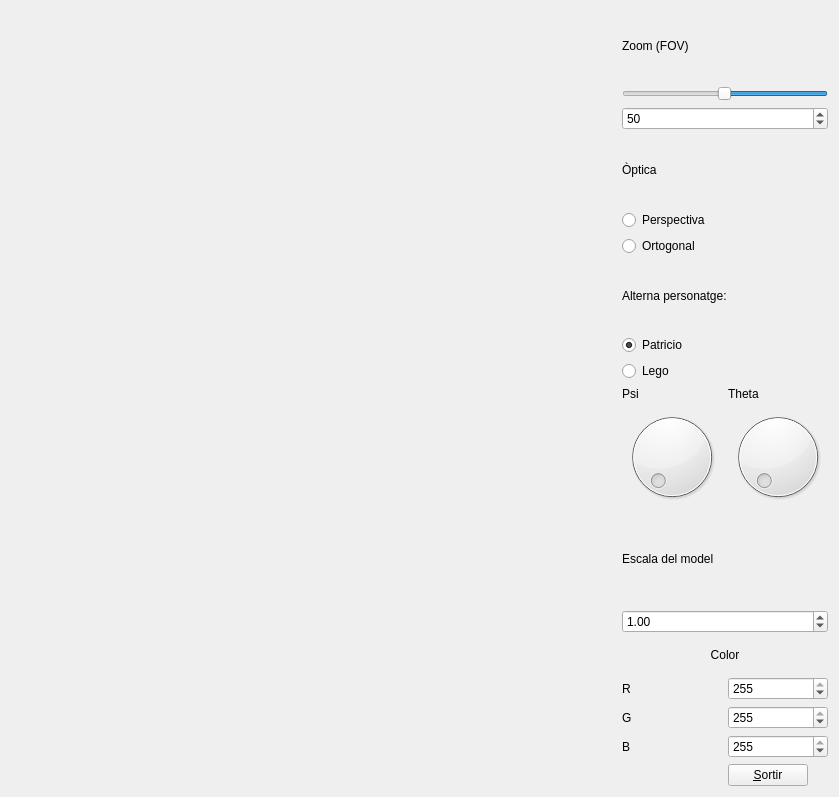
<?xml version="1.0" encoding="UTF-8"?>
<ui version="4.0">
 <class>MyForm</class>
 <widget class="QWidget" name="MyForm">
  <property name="geometry">
   <rect>
    <x>0</x>
    <y>0</y>
    <width>839</width>
    <height>797</height>
   </rect>
  </property>
  <property name="windowTitle">
   <string>IDI-Lab</string>
  </property>
  <layout class="QGridLayout" name="gridLayout">
   <item row="0" column="0" rowspan="7">
    <widget class="MyGLWidget" name="widget" native="true">
     <property name="sizePolicy">
      <sizepolicy hsizetype="Expanding" vsizetype="Expanding">
       <horstretch>0</horstretch>
       <verstretch>0</verstretch>
      </sizepolicy>
     </property>
    </widget>
   </item>
   <item row="0" column="1" colspan="2">
    <layout class="QVBoxLayout" name="verticalLayout_7">
     <item>
      <widget class="QLabel" name="label">
       <property name="text">
        <string>Zoom (FOV)</string>
       </property>
      </widget>
     </item>
     <item>
      <widget class="ZoomSlider" name="horizontalSlider">
       <property name="sizePolicy">
        <sizepolicy hsizetype="Minimum" vsizetype="Fixed">
         <horstretch>0</horstretch>
         <verstretch>0</verstretch>
        </sizepolicy>
       </property>
       <property name="value">
        <number>50</number>
       </property>
       <property name="orientation">
        <enum>Qt::Horizontal</enum>
       </property>
       <property name="invertedAppearance">
        <bool>true</bool>
       </property>
       <property name="invertedControls">
        <bool>true</bool>
       </property>
      </widget>
     </item>
     <item>
      <widget class="QSpinBox" name="spinBox">
       <property name="value">
        <number>50</number>
       </property>
      </widget>
     </item>
    </layout>
   </item>
   <item row="1" column="1">
    <layout class="QVBoxLayout" name="verticalLayout_3">
     <item>
      <widget class="QLabel" name="label_2">
       <property name="text">
        <string>Òptica</string>
       </property>
      </widget>
     </item>
     <item>
      <widget class="QRadioButton" name="radioButton">
       <property name="text">
        <string>Perspectiva</string>
       </property>
       <property name="checked">
        <bool>true</bool>
       </property>
      </widget>
     </item>
     <item>
      <widget class="QRadioButton" name="radioButton_2">
       <property name="text">
        <string>Ortogonal</string>
       </property>
      </widget>
     </item>
    </layout>
   </item>
   <item row="2" column="1" colspan="2">
    <layout class="QVBoxLayout" name="verticalLayout">
     <item>
      <widget class="QLabel" name="label_4">
       <property name="text">
        <string>Alterna personatge:</string>
       </property>
      </widget>
     </item>
     <item>
      <widget class="QRadioButton" name="radioButton_5">
       <property name="text">
        <string>Patricio</string>
       </property>
       <property name="checked">
        <bool>true</bool>
       </property>
      </widget>
     </item>
     <item>
      <widget class="QRadioButton" name="radioButton_6">
       <property name="text">
        <string>Lego</string>
       </property>
       <property name="checked">
        <bool>false</bool>
       </property>
      </widget>
     </item>
    </layout>
   </item>
   <item row="3" column="1">
    <layout class="QVBoxLayout" name="verticalLayout_2">
     <item>
      <widget class="QLabel" name="label_5">
       <property name="text">
        <string>Psi</string>
       </property>
      </widget>
     </item>
     <item>
      <widget class="QDial" name="dial">
       <property name="maximum">
        <number>360</number>
       </property>
       <property name="singleStep">
        <number>1</number>
       </property>
      </widget>
     </item>
    </layout>
   </item>
   <item row="3" column="2">
    <layout class="QVBoxLayout" name="verticalLayout_4">
     <item>
      <widget class="QLabel" name="label_6">
       <property name="text">
        <string>Theta</string>
       </property>
      </widget>
     </item>
     <item>
      <widget class="QDial" name="dial_2">
       <property name="maximum">
        <number>360</number>
       </property>
      </widget>
     </item>
    </layout>
   </item>
   <item row="4" column="1" colspan="2">
    <layout class="QVBoxLayout" name="verticalLayout_5">
     <item>
      <widget class="QLabel" name="label_3">
       <property name="text">
        <string>Escala del model</string>
       </property>
      </widget>
     </item>
     <item>
      <widget class="QDoubleSpinBox" name="doubleSpinBox">
       <property name="singleStep">
        <double>0.050000000000000</double>
       </property>
       <property name="value">
        <double>1.000000000000000</double>
       </property>
      </widget>
     </item>
    </layout>
   </item>
   <item row="6" column="2">
    <widget class="QPushButton" name="pushButton">
     <property name="sizePolicy">
      <sizepolicy hsizetype="Fixed" vsizetype="Fixed">
       <horstretch>0</horstretch>
       <verstretch>0</verstretch>
      </sizepolicy>
     </property>
     <property name="text">
      <string>&amp;Sortir</string>
     </property>
    </widget>
   </item>
   <item row="5" column="1" colspan="2">
    <layout class="QVBoxLayout" name="verticalLayout_6">
     <item>
      <widget class="MyLabel" name="label_7">
       <property name="text">
        <string>Color</string>
       </property>
       <property name="alignment">
        <set>Qt::AlignCenter</set>
       </property>
      </widget>
     </item>
     <item>
      <layout class="QHBoxLayout" name="horizontalLayout">
       <item>
        <widget class="QLabel" name="label_8">
         <property name="text">
          <string>R</string>
         </property>
        </widget>
       </item>
       <item>
        <widget class="QSpinBox" name="spinBox_2">
         <property name="maximum">
          <number>255</number>
         </property>
         <property name="value">
          <number>255</number>
         </property>
        </widget>
       </item>
      </layout>
     </item>
     <item>
      <layout class="QHBoxLayout" name="horizontalLayout_2">
       <item>
        <widget class="QLabel" name="label_9">
         <property name="text">
          <string>G</string>
         </property>
        </widget>
       </item>
       <item>
        <widget class="QSpinBox" name="spinBox_3">
         <property name="maximum">
          <number>255</number>
         </property>
         <property name="value">
          <number>255</number>
         </property>
        </widget>
       </item>
      </layout>
     </item>
     <item>
      <layout class="QHBoxLayout" name="horizontalLayout_3">
       <item>
        <widget class="QLabel" name="label_10">
         <property name="text">
          <string>B</string>
         </property>
        </widget>
       </item>
       <item>
        <widget class="QSpinBox" name="spinBox_4">
         <property name="maximum">
          <number>255</number>
         </property>
         <property name="value">
          <number>255</number>
         </property>
        </widget>
       </item>
      </layout>
     </item>
    </layout>
   </item>
  </layout>
 </widget>
 <customwidgets>
  <customwidget>
   <class>MyGLWidget</class>
   <extends>QWidget</extends>
   <header>MyGLWidget.h</header>
   <container>1</container>
   <slots>
    <signal>escalat(int)</signal>
    <signal>psi(int)</signal>
    <signal>theta(int)</signal>
    <signal>enviaProjectionOrtho(bool)</signal>
    <signal>enviaProjectionPersp(bool)</signal>
    <signal>enviaZoom(int)</signal>
    <signal>enviaPsi(int)</signal>
    <signal>enviaTheta(int)</signal>
    <signal>enviaScale(double)</signal>
    <signal>enviaIniColor(int,int,int)</signal>
    <slot>setZoom(int)</slot>
    <slot>setProjectionPersp()</slot>
    <slot>setProjectionOrtho()</slot>
    <slot>tracta_valueChanged(int)</slot>
    <slot>canvia_Personatges(bool)</slot>
    <slot>canvia_Prespectiva(bool)</slot>
    <slot>canvia_FactorEscala(int)</slot>
    <slot>canvia_Psi(int)</slot>
    <slot>canvia_Theta(int)</slot>
    <slot>canvia_Color_Terra(int,int,int)</slot>
    <slot>setPersonatgeLego()</slot>
    <slot>setPersonatgePat()</slot>
    <slot>setPsi(int)</slot>
    <slot>setTheta(int)</slot>
    <slot>setScale(double)</slot>
    <slot>setColor(int,int,int)</slot>
   </slots>
  </customwidget>
  <customwidget>
   <class>ZoomSlider</class>
   <extends>QSlider</extends>
   <header>zoomslider.h</header>
   <slots>
    <signal>enviaZoom(int)</signal>
    <slot>tractaZoom()</slot>
   </slots>
  </customwidget>
  <customwidget>
   <class>MyLabel</class>
   <extends>QLabel</extends>
   <header>mylabel.h</header>
   <slots>
    <signal>changeColor(int,int,int)</signal>
    <signal>sendR(int)</signal>
    <signal>sendB(int)</signal>
    <signal>sendG(int)</signal>
    <slot>setRed(int)</slot>
    <slot>setBlue(int)</slot>
    <slot>setGreen(int)</slot>
    <slot>setIniColor(int,int,int)</slot>
   </slots>
  </customwidget>
 </customwidgets>
 <resources/>
 <connections>
  <connection>
   <sender>pushButton</sender>
   <signal>clicked()</signal>
   <receiver>MyForm</receiver>
   <slot>close()</slot>
   <hints>
    <hint type="sourcelabel">
     <x>818</x>
     <y>790</y>
    </hint>
    <hint type="destinationlabel">
     <x>838</x>
     <y>529</y>
    </hint>
   </hints>
  </connection>
  <connection>
   <sender>horizontalSlider</sender>
   <signal>valueChanged(int)</signal>
   <receiver>spinBox</receiver>
   <slot>setValue(int)</slot>
   <hints>
    <hint type="sourcelabel">
     <x>708</x>
     <y>69</y>
    </hint>
    <hint type="destinationlabel">
     <x>706</x>
     <y>84</y>
    </hint>
   </hints>
  </connection>
  <connection>
   <sender>spinBox</sender>
   <signal>valueChanged(int)</signal>
   <receiver>horizontalSlider</receiver>
   <slot>setValue(int)</slot>
   <hints>
    <hint type="sourcelabel">
     <x>654</x>
     <y>106</y>
    </hint>
    <hint type="destinationlabel">
     <x>733</x>
     <y>49</y>
    </hint>
   </hints>
  </connection>
  <connection>
   <sender>horizontalSlider</sender>
   <signal>valueChanged(int)</signal>
   <receiver>horizontalSlider</receiver>
   <slot>tractaZoom()</slot>
   <hints>
    <hint type="sourcelabel">
     <x>682</x>
     <y>64</y>
    </hint>
    <hint type="destinationlabel">
     <x>682</x>
     <y>61</y>
    </hint>
   </hints>
  </connection>
  <connection>
   <sender>horizontalSlider</sender>
   <signal>enviaZoom(int)</signal>
   <receiver>widget</receiver>
   <slot>setZoom(int)</slot>
   <hints>
    <hint type="sourcelabel">
     <x>739</x>
     <y>59</y>
    </hint>
    <hint type="destinationlabel">
     <x>610</x>
     <y>27</y>
    </hint>
   </hints>
  </connection>
  <connection>
   <sender>radioButton_2</sender>
   <signal>clicked()</signal>
   <receiver>widget</receiver>
   <slot>setProjectionOrtho()</slot>
   <hints>
    <hint type="sourcelabel">
     <x>682</x>
     <y>218</y>
    </hint>
    <hint type="destinationlabel">
     <x>610</x>
     <y>184</y>
    </hint>
   </hints>
  </connection>
  <connection>
   <sender>radioButton</sender>
   <signal>clicked()</signal>
   <receiver>widget</receiver>
   <slot>setProjectionPersp()</slot>
   <hints>
    <hint type="sourcelabel">
     <x>722</x>
     <y>186</y>
    </hint>
    <hint type="destinationlabel">
     <x>610</x>
     <y>136</y>
    </hint>
   </hints>
  </connection>
  <connection>
   <sender>radioButton_5</sender>
   <signal>clicked()</signal>
   <receiver>widget</receiver>
   <slot>setPersonatgePat()</slot>
   <hints>
    <hint type="sourcelabel">
     <x>687</x>
     <y>297</y>
    </hint>
    <hint type="destinationlabel">
     <x>550</x>
     <y>252</y>
    </hint>
   </hints>
  </connection>
  <connection>
   <sender>radioButton_6</sender>
   <signal>clicked()</signal>
   <receiver>widget</receiver>
   <slot>setPersonatgeLego()</slot>
   <hints>
    <hint type="sourcelabel">
     <x>659</x>
     <y>330</y>
    </hint>
    <hint type="destinationlabel">
     <x>563</x>
     <y>303</y>
    </hint>
   </hints>
  </connection>
  <connection>
   <sender>widget</sender>
   <signal>enviaProjectionPersp(bool)</signal>
   <receiver>radioButton</receiver>
   <slot>setChecked(bool)</slot>
   <hints>
    <hint type="sourcelabel">
     <x>456</x>
     <y>155</y>
    </hint>
    <hint type="destinationlabel">
     <x>644</x>
     <y>183</y>
    </hint>
   </hints>
  </connection>
  <connection>
   <sender>widget</sender>
   <signal>enviaProjectionOrtho(bool)</signal>
   <receiver>radioButton_2</receiver>
   <slot>setChecked(bool)</slot>
   <hints>
    <hint type="sourcelabel">
     <x>545</x>
     <y>224</y>
    </hint>
    <hint type="destinationlabel">
     <x>650</x>
     <y>222</y>
    </hint>
   </hints>
  </connection>
  <connection>
   <sender>widget</sender>
   <signal>enviaZoom(int)</signal>
   <receiver>spinBox</receiver>
   <slot>setValue(int)</slot>
   <hints>
    <hint type="sourcelabel">
     <x>441</x>
     <y>98</y>
    </hint>
    <hint type="destinationlabel">
     <x>627</x>
     <y>98</y>
    </hint>
   </hints>
  </connection>
  <connection>
   <sender>dial</sender>
   <signal>valueChanged(int)</signal>
   <receiver>widget</receiver>
   <slot>setPsi(int)</slot>
   <hints>
    <hint type="sourcelabel">
     <x>677</x>
     <y>382</y>
    </hint>
    <hint type="destinationlabel">
     <x>585</x>
     <y>390</y>
    </hint>
   </hints>
  </connection>
  <connection>
   <sender>dial_2</sender>
   <signal>valueChanged(int)</signal>
   <receiver>widget</receiver>
   <slot>setTheta(int)</slot>
   <hints>
    <hint type="sourcelabel">
     <x>775</x>
     <y>408</y>
    </hint>
    <hint type="destinationlabel">
     <x>589</x>
     <y>471</y>
    </hint>
   </hints>
  </connection>
  <connection>
   <sender>widget</sender>
   <signal>enviaPsi(int)</signal>
   <receiver>dial</receiver>
   <slot>setValue(int)</slot>
   <hints>
    <hint type="sourcelabel">
     <x>520</x>
     <y>407</y>
    </hint>
    <hint type="destinationlabel">
     <x>647</x>
     <y>398</y>
    </hint>
   </hints>
  </connection>
  <connection>
   <sender>widget</sender>
   <signal>enviaTheta(int)</signal>
   <receiver>dial_2</receiver>
   <slot>setValue(int)</slot>
   <hints>
    <hint type="sourcelabel">
     <x>546</x>
     <y>425</y>
    </hint>
    <hint type="destinationlabel">
     <x>785</x>
     <y>412</y>
    </hint>
   </hints>
  </connection>
  <connection>
   <sender>doubleSpinBox</sender>
   <signal>valueChanged(double)</signal>
   <receiver>widget</receiver>
   <slot>setScale(double)</slot>
   <hints>
    <hint type="sourcelabel">
     <x>686</x>
     <y>563</y>
    </hint>
    <hint type="destinationlabel">
     <x>610</x>
     <y>589</y>
    </hint>
   </hints>
  </connection>
  <connection>
   <sender>widget</sender>
   <signal>enviaScale(double)</signal>
   <receiver>doubleSpinBox</receiver>
   <slot>setValue(double)</slot>
   <hints>
    <hint type="sourcelabel">
     <x>608</x>
     <y>532</y>
    </hint>
    <hint type="destinationlabel">
     <x>679</x>
     <y>577</y>
    </hint>
   </hints>
  </connection>
  <connection>
   <sender>spinBox_2</sender>
   <signal>valueChanged(int)</signal>
   <receiver>label_7</receiver>
   <slot>setRed(int)</slot>
   <hints>
    <hint type="sourcelabel">
     <x>740</x>
     <y>639</y>
    </hint>
    <hint type="destinationlabel">
     <x>725</x>
     <y>613</y>
    </hint>
   </hints>
  </connection>
  <connection>
   <sender>spinBox_3</sender>
   <signal>valueChanged(int)</signal>
   <receiver>label_7</receiver>
   <slot>setGreen(int)</slot>
   <hints>
    <hint type="sourcelabel">
     <x>740</x>
     <y>692</y>
    </hint>
    <hint type="destinationlabel">
     <x>674</x>
     <y>612</y>
    </hint>
   </hints>
  </connection>
  <connection>
   <sender>spinBox_4</sender>
   <signal>valueChanged(int)</signal>
   <receiver>label_7</receiver>
   <slot>setBlue(int)</slot>
   <hints>
    <hint type="sourcelabel">
     <x>756</x>
     <y>734</y>
    </hint>
    <hint type="destinationlabel">
     <x>642</x>
     <y>610</y>
    </hint>
   </hints>
  </connection>
  <connection>
   <sender>label_7</sender>
   <signal>changeColor(int,int,int)</signal>
   <receiver>widget</receiver>
   <slot>setColor(int,int,int)</slot>
   <hints>
    <hint type="sourcelabel">
     <x>624</x>
     <y>611</y>
    </hint>
    <hint type="destinationlabel">
     <x>599</x>
     <y>611</y>
    </hint>
   </hints>
  </connection>
  <connection>
   <sender>widget</sender>
   <signal>enviaIniColor(int,int,int)</signal>
   <receiver>label_7</receiver>
   <slot>setIniColor(int,int,int)</slot>
   <hints>
    <hint type="sourcelabel">
     <x>426</x>
     <y>657</y>
    </hint>
    <hint type="destinationlabel">
     <x>626</x>
     <y>610</y>
    </hint>
   </hints>
  </connection>
  <connection>
   <sender>label_7</sender>
   <signal>sendR(int)</signal>
   <receiver>spinBox_2</receiver>
   <slot>setValue(int)</slot>
   <hints>
    <hint type="sourcelabel">
     <x>810</x>
     <y>606</y>
    </hint>
    <hint type="destinationlabel">
     <x>812</x>
     <y>635</y>
    </hint>
   </hints>
  </connection>
  <connection>
   <sender>label_7</sender>
   <signal>sendG(int)</signal>
   <receiver>spinBox_3</receiver>
   <slot>setValue(int)</slot>
   <hints>
    <hint type="sourcelabel">
     <x>791</x>
     <y>610</y>
    </hint>
    <hint type="destinationlabel">
     <x>758</x>
     <y>688</y>
    </hint>
   </hints>
  </connection>
  <connection>
   <sender>label_7</sender>
   <signal>sendB(int)</signal>
   <receiver>spinBox_4</receiver>
   <slot>setValue(int)</slot>
   <hints>
    <hint type="sourcelabel">
     <x>795</x>
     <y>613</y>
    </hint>
    <hint type="destinationlabel">
     <x>786</x>
     <y>737</y>
    </hint>
   </hints>
  </connection>
 </connections>
</ui>
